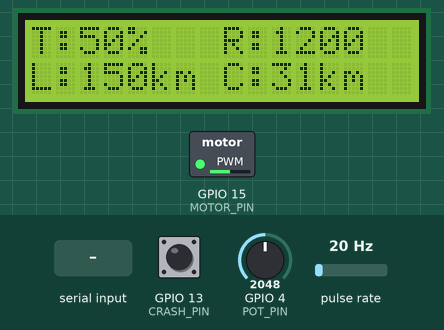
The program below on a simulated ESP32. Shown: 16×2 character LCD, switched loads named in the program (green lamp = pin HIGH). Wiring (inferred from the names in the program): pulse sensor: data GPIO 34. Inputs (shaded band) come from the test bench; at power-on: GPIO 4 (POT_PIN) = 2048, pulse rate 20 Hz, GPIO 13 (CRASH_PIN) HIGH. Nothing arrives over Bluetooth unless stated; what the program prints to the serial monitor is not drawn.

Above: at 2.3 s.
2.4 s: "30,150\n" received over the second serial link
At 4.6 s:
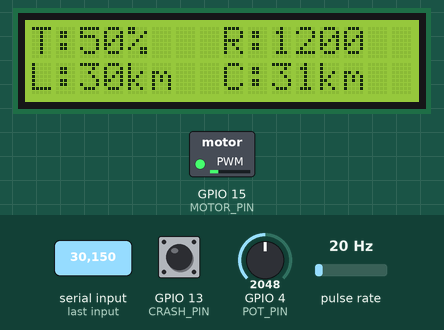
5.4 s: GPIO 4 (POT_PIN) set to 0
At 6.1 s:
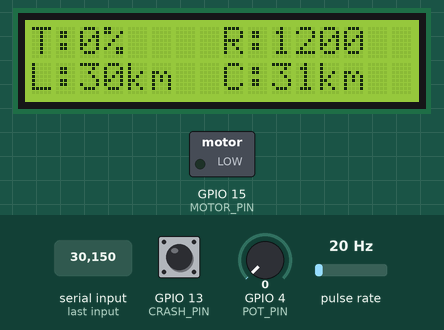
8.4 s: pulse rate (sensor on GPIO 34) set to 150 Hz
At 11.1 s:
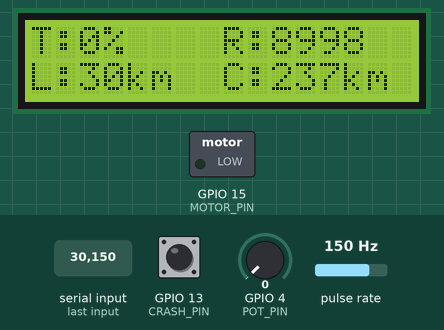
11.4 s: pulse rate (sensor on GPIO 34) set to 4 Hz
At 12.9 s:
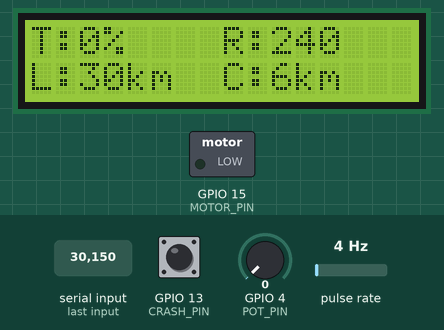
13.7 s: pulse rate (sensor on GPIO 34) set to 100 Hz
At 14.8 s:
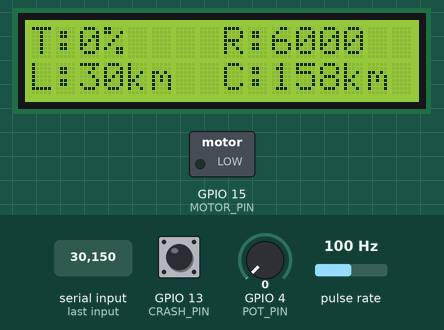
16.7 s: GPIO 4 (POT_PIN) set to 190
At 18.5 s:
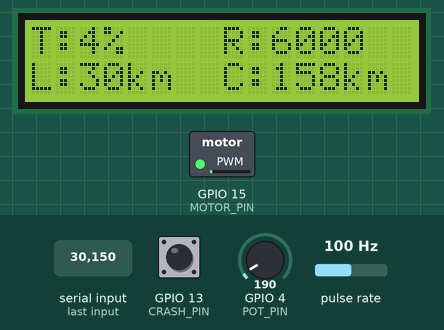
Timing chart, 0 to 20.0 s (numbered marks = the images above; inputs shaded):
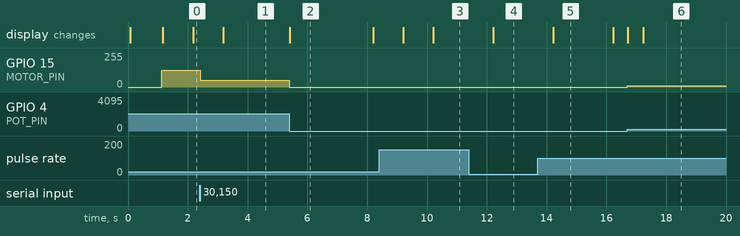

Measured:
- after the input at 2.4 s, GPIO 15 (MOTOR_PIN): 127/255 → 51/255 at once; the display: changes after 0.78 s (image 1)
- after the input at 5.4 s, GPIO 15 (MOTOR_PIN): 51/255 → 0/255 at once; the display: changes at once (image 2)
- after the input at 8.4 s, the display: first changes after 0.81 s (image 3 shows a later state)
- after the input at 13.7 s, the display: changes after 0.53 s (image 5)
- after the input at 16.7 s, GPIO 15 (MOTOR_PIN): 0/255 → 10/255 at once; the display: first changes at once (image 6 shows a later state)
- what the display in image 2 shows lasts 2.8 s, from 5.4 s to 8.2 s
- what the display in image 5 shows lasts 2.0 s, from 14.2 s to 16.2 s

The program:

main.cpp
```cpp
#include <Arduino.h>
#include "BluetoothSerial.h"
#include <LiquidCrystal_I2C.h>

// Pin definitions
#define HALL_PIN GPIO_NUM_34    // Pin of Hall effect sensor to track speed
#define POT_PIN GPIO_NUM_4      // Potentiometer input pin (D4)
#define MOTOR_PIN GPIO_NUM_15   // Motor control output pin (D5)
#define CRASH_PIN GPIO_NUM_13    // Pin to check for voltage (trigger pin)

// Motor and speed calculation constants
#define WHEEL_DIAMETER_CM 7.0   // Wheel diameter in cm
#define WHEEL_CIRCUMFERENCE_M (WHEEL_DIAMETER_CM * 3.14159 / 100.0)  // Wheel circumference in meters
#define MAGNETS_COUNT 2         // Number of magnets on the wheel
#define PWM_FREQUENCY 5000      // PWM frequency in Hz
#define PWM_RESOLUTION 8        // PWM resolution (8-bit = 0-255)
#define PWM_CHANNEL 0           // PWM channel
#define MAX_SPEED_LIMIT 150     // Maximum speed limit in km/h for trottle control

// Variables for speed calculation
volatile unsigned long pulseCount = 0;
volatile unsigned long lastPulseTime = 0;
volatile unsigned long timeBetweenPulses = 0;
volatile bool newPulseReceived = false;
unsigned long lastSpeedCalcTime = 0;
volatile float currentRPM = 0.0;
volatile float currentKMPH = 0.0;
bool lastHallState = false;
int motorPWM = 0;  // Variable to store motor PWM value
bool updatedisplay = false;  // Flag to indicate if display needs update

bool crashDetected = false;  // Flag for crash detection
int currentSpeedLimit = 150;  // Default max speed limit (150 kmph)

int oldTrottle;
int oldcurrentRPM;
int oldcurrentKMPH;
int oldcurrentSpeedLimit;

BluetoothSerial SerialBT;  // Create a Bluetooth Serial object
LiquidCrystal_I2C lcd(0x27, 16, 2); // Initialize LCD with I2C address 0x27, 16 columns and 2 rows

// Interrupt Service Routine for Hall effect sensor
void IRAM_ATTR hallSensorISR() {
    unsigned long currentTime = micros();

    // Only store the time difference, don't do calculations in ISR
    if (lastPulseTime > 0) {
        timeBetweenPulses = currentTime - lastPulseTime;
        newPulseReceived = true;
    }

    lastPulseTime = currentTime;
    pulseCount++;
}

// Interrupt Service Routine for Crash detection sensor
void IRAM_ATTR crashDetectionISR() {
    crashDetected = true;  // Set crash detected flag
}

void lcdinit() {
    lcd.init();
    lcd.backlight();  // Turn on the backlight
    lcd.setCursor(0, 0);
    lcd.print("Initializing...");
    delay(1000);  // Wait for LCD to initialize
    lcd.clear();

    lcd.setCursor(0, 0);    lcd.print("T:    "); // Clear previous value
    lcd.setCursor(2, 0);    lcd.print("0");    lcd.print("%");
    lcd.setCursor(8, 0);    lcd.print("R:       ");  //Clear previous value
    lcd.setCursor(10, 0);   lcd.print("0");
    lcd.setCursor(8, 1);    lcd.print("C:       "); // Clear previous value
    lcd.setCursor(10, 1);   lcd.print("0");    lcd.print("km");
    lcd.setCursor(0, 1);    lcd.print("L:      "); // Clear previous value
    lcd.setCursor(2, 1);    lcd.print("0");   lcd.print("km");
}

void setup() {
    Serial.begin(115200);
    SerialBT.begin("ESP32_BT");  // Bluetooth device name

    // LCD initialization
    lcdinit();

    // Configure PWM for motor control
    ledcSetup(PWM_CHANNEL, PWM_FREQUENCY, PWM_RESOLUTION);
    ledcAttachPin(MOTOR_PIN, PWM_CHANNEL);

    pinMode(HALL_PIN, INPUT_PULLUP);  // Set Hall effect sensor pin as input with pullup
    pinMode(POT_PIN, INPUT);          // Set potentiometer pin as input
    pinMode(CRASH_PIN, INPUT_PULLUP); // Set crash detection pin as input with pullup

    // Attach interrupt to Hall effect sensor
    attachInterrupt(digitalPinToInterrupt(HALL_PIN), hallSensorISR, CHANGE);
    attachInterrupt(digitalPinToInterrupt(CRASH_PIN), crashDetectionISR, FALLING);

    lastSpeedCalcTime = millis();

    Serial.println("System initialized - Motor control with speed monitoring active");
}

void calculateSpeed() {
    // Check if we have a new pulse to process
    if (newPulseReceived) {
        newPulseReceived = false;

        // Only calculate if time difference is reasonable (avoid noise)
        if (timeBetweenPulses > 1000) { // Minimum 1ms between pulses
            // Calculate RPM from time between pulses
            // Time for one revolution = timeBetweenPulses * MAGNETS_COUNT
            float timePerRevolution = (timeBetweenPulses * MAGNETS_COUNT) / 1000000.0; // Convert to seconds

            if (timePerRevolution > 0) {
                currentRPM = 60.0 / timePerRevolution; // RPM = 60 / time_per_revolution_in_seconds

                // Calculate speed in km/h
                currentKMPH = ((currentRPM * WHEEL_CIRCUMFERENCE_M * 60.0) / 1000.0) * 2;
            }
        }
    }

    // Check if no pulses for more than 2 seconds, assume stopped
    unsigned long currentTime = millis();
    if (currentTime - (lastPulseTime / 1000) > 2000) {
        currentRPM = 0.0;
        currentKMPH = 0.0;
    }
}

void controlMotor() {
    // Read potentiometer value (0-4095 for 12-bit ADC)
    int potValue = analogRead(POT_PIN);

    // Map potentiometer value to desired speed (0-currentSpeedLimit km/h)
    float desiredSpeed = map(potValue, 0, 4095, 0, MAX_SPEED_LIMIT);

    // Ensure desired speed doesn't exceed speed limit
    if (desiredSpeed > currentSpeedLimit) {
        desiredSpeed = currentSpeedLimit;
    }


    // Apply PID output to motor (pidOutput is already limited to 0-255)
    motorPWM = (int)((desiredSpeed/MAX_SPEED_LIMIT) * 255); // Scale desired speed to PWM range (0-255)

    // Ensure motor speed doesn't go below 0 or above 255
    if (motorPWM < 0) motorPWM = 0;
    if (motorPWM > 255) motorPWM = 255;

    // Set motor speed using PWM
    ledcWrite(PWM_CHANNEL, motorPWM);
}

void sendDataToSerial() {
    static unsigned long lastPrintTime = 0;
    unsigned long currentTime = millis();

    // Send data every 1 second
    if (currentTime - lastPrintTime >= 1000) {
        int potValue = analogRead(POT_PIN);
        float desiredSpeed = map(potValue, 0, 4095, 0, MAX_SPEED_LIMIT);

        float motorSpeedPercent = (motorPWM / 255.0) * 100.0;

        // Print to Serial Monitor
        Serial.println("=== Vehicle Status ===");
        Serial.printf("Potentiometer: %d (%.1f%%)\n", potValue, (potValue/4095.0)*100);
        Serial.printf("Desired Speed: %.2f km/h\n", desiredSpeed);
        Serial.printf("Current Speed: %.2f km/h\n", currentKMPH);
        Serial.printf("Motor PWM: %d/255 (%.1f%%)\n", motorPWM, motorSpeedPercent);
        Serial.printf("RPM: %.2f\n", currentRPM);
        Serial.printf("Speed Limit: %d km/h\n", currentSpeedLimit);
        Serial.printf("Pulse Count: %lu\n", pulseCount);
        Serial.println("=====================");

        lastPrintTime = currentTime;
    }
}

void bluetooth(){
    // Check if the app sends speed limit data
    if (SerialBT.available()) {
    String receivedData = SerialBT.readStringUntil('\n');

    // Convert received string to integer
    currentSpeedLimit = receivedData.toInt();

    Serial.print("Received Speed Limit: ");
    Serial.println(currentSpeedLimit);

    // Send acknowledgment back to Android app
    SerialBT.println("Speed Limit Received: " + receivedData + " km/h");
    }
}

void crashSend(){
    if(crashDetected){
        SerialBT.println("1");
        Serial.println("Trigger sent to app.");

        lcd.clear();
        lcd.setCursor(0, 0);
        lcd.print("CRASH DETECTED!");
        lcd.clear();
        updatedisplay = true; // Set flag to update display

        // Reset crash detection flag
        crashDetected = false;

        // Optionally, stop the motor
        ledcWrite(PWM_CHANNEL, 0);  // Stop the motor
    }
}

void lcdUpdate() {
    // This function can be used to update an LCD display

    static unsigned long lastPrintTime = 0;
    unsigned long currentTime = millis();
    int potValue = analogRead(POT_PIN);
    float Trottle = map(potValue, 0, 4095, 0, 100);

    if(Trottle != oldTrottle){
        lcd.setCursor(0, 0);    lcd.print("T:    "); // Clear previous value
        lcd.setCursor(2, 0);    lcd.print((int)Trottle);    lcd.print("%");
        oldTrottle = Trottle;
    }

    if(updatedisplay)
    {
        lcd.setCursor(0, 0);    lcd.print("T:    "); // Clear previous value
        lcd.setCursor(2, 0);    lcd.print((int)Trottle);    lcd.print("%");
        lcd.setCursor(8, 0);    lcd.print("R:       ");  //Clear previous value
        lcd.setCursor(10, 0);   lcd.print((int)currentRPM);
        lcd.setCursor(8, 1);    lcd.print("C:       "); // Clear previous value
        lcd.setCursor(10, 1);   lcd.print((int)currentKMPH);    lcd.print("km");
        lcd.setCursor(0, 1);    lcd.print("L:      "); // Clear previous value
        lcd.setCursor(2, 1);    lcd.print((int)currentSpeedLimit);   lcd.print("km");
        updatedisplay = false;
    }
    // update LCD every 1 second
    if (currentTime - lastPrintTime >= 1000) {

        if(currentRPM != oldcurrentRPM){
            lcd.setCursor(8, 0);    lcd.print("R:       ");  //Clear previous value
            lcd.setCursor(10, 0);    lcd.print((int)currentRPM);
            oldcurrentRPM = currentRPM;
        }
        if(currentKMPH != oldcurrentKMPH){
            lcd.setCursor(8, 1);    lcd.print("C:       "); // Clear previous value
            lcd.setCursor(10, 1);   lcd.print((int)currentKMPH);    lcd.print("km");
            oldcurrentKMPH = currentKMPH;
        }
        if(currentSpeedLimit != oldcurrentSpeedLimit){
            lcd.setCursor(0, 1);    lcd.print("L:      "); // Clear previous value
            lcd.setCursor(2, 1);    lcd.print((int)currentSpeedLimit);   lcd.print("km");
            oldcurrentSpeedLimit = currentSpeedLimit;
        }
        lastPrintTime = currentTime;
    }
}

void loop() {
    bluetooth();
    calculateSpeed();
    controlMotor();
    sendDataToSerial();
    crashSend();
    lcdUpdate();

    // Small delay to prevent overwhelming the system
    delay(10);
}
```
